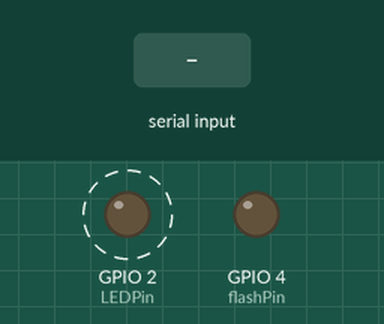
A program run on a simulated ESP32. Parts: output pins drawn as LEDs (lit = HIGH). Dashed ring = blinking. The inputs (shaded band) are chosen by the test bench. The camera gives no picture; what the program prints to the serial monitor is not drawn.

Above: at 1.6 s.
1.7 s: "1\n" received over Serial
Timing chart, 0 to 11.9 s (numbered marks = the images above; inputs shaded):
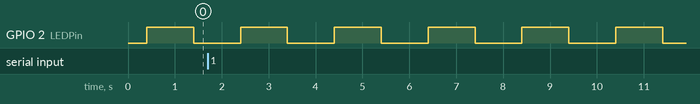

Measured:
- by itself, GPIO 2 (LEDPin): alternates HIGH for 1.0 s and LOW for 1.0 s

The program:

main.cpp
```cpp
#include <Arduino.h>
#include <WiFi.h>
#include "esp_camera.h"
#include "esp_http_server.h"
#include "IMU.h"

const char* SSID ="R";
const char* password ="12345678" ;


// try to set the PWM channel

// define the frequency of the motor
const int freq = 830;

httpd_handle_t camera_httpd = NULL;
esp_err_t stream_handler(httpd_req_t *req);

#define PART_BOUNDARY "123456789000000000000987654321"
static const char* _STREAM_CONTENT_TYPE = "multipart/x-mixed-replace;boundary=" PART_BOUNDARY;
static const char* _STREAM_BOUNDARY = "\r\n--" PART_BOUNDARY "\r\n";
static const char* _STREAM_PART = "Content-Type: image/jpeg\r\nContent-Length: %u\r\n\r\n";

#define PWDN_GPIO_NUM  32
#define RESET_GPIO_NUM -1
#define XCLK_GPIO_NUM  0
#define SIOD_GPIO_NUM  26
#define SIOC_GPIO_NUM  27
#define Y9_GPIO_NUM    35
#define Y8_GPIO_NUM    34
#define Y7_GPIO_NUM    39
#define Y6_GPIO_NUM    36
#define Y5_GPIO_NUM    21
#define Y4_GPIO_NUM    19
#define Y3_GPIO_NUM    18
#define Y2_GPIO_NUM    5
#define VSYNC_GPIO_NUM 25
#define HREF_GPIO_NUM  23
#define PCLK_GPIO_NUM  22

#define flashPin 4
#define LEDPin 2

// function configuration
void startCameraServer();

void setup(){
  setUart();
  Serial.begin(115200);
  pinMode(flashPin,OUTPUT);
  pinMode(LEDPin,OUTPUT);
  digitalWrite(LEDPin,LOW);
  Serial.begin(115200);
  Serial.setDebugOutput(true);
  camera_config_t Camera;
  Camera.pin_pwdn = PWDN_GPIO_NUM;
  Camera.pin_reset = RESET_GPIO_NUM;
  Camera.pin_xclk = XCLK_GPIO_NUM;
  Camera.pin_sscb_sda = SIOD_GPIO_NUM;
  Camera.pin_sscb_scl = SIOC_GPIO_NUM;
  Camera.pin_d7 = Y9_GPIO_NUM;
  Camera.pin_d6 = Y8_GPIO_NUM;
  Camera.pin_d5 = Y7_GPIO_NUM;
  Camera.pin_d4 = Y6_GPIO_NUM;
  Camera.pin_d3 = Y5_GPIO_NUM;
  Camera.pin_d2 = Y4_GPIO_NUM;
  Camera.pin_d1 = Y3_GPIO_NUM;
  Camera.pin_d0 = Y2_GPIO_NUM;
  Camera.xclk_freq_hz = 20000000;
  Camera.pixel_format = PIXFORMAT_JPEG;
  Serial.println("cameera config success");
  if(psramFound()){
    Serial.println("found psram");
    Camera.frame_size = FRAMESIZE_SVGA;
    Camera.jpeg_quality = 12;
    Camera.fb_count = 1;
  } else {
    Serial.println("connot");
    Camera.frame_size = FRAMESIZE_SVGA;
    Camera.jpeg_quality = 12;
    Camera.fb_count = 1;
  }

  esp_err_t err = esp_camera_init(&Camera);
  if (err != ESP_OK) {
    Serial.printf("Camera init failed with error 0x%x", err);
    return;
  }
  // check the WiFI function
  // uint8_t res=WiFi.scanNetworks();
  // if (res == 0) {
  //   Serial.println("No networks found");
  // } else {
  //   Serial.printf("%d networks found\n", res);
  //   for (int i = 0; i < res; ++i) {
  //     Serial.printf("%d: %s (%d)\n", i + 1, WiFi.SSID(i).c_str(), WiFi.RSSI(i));
  //   }
  // }
  // // Connect to Wi-Fi
  // WiFi.disconnect();
  // WiFi.begin(SSID, password);
  // Serial.print("Connecting to WiFi");
  // while (WiFi.status() != WL_CONNECTED) {
  //   delay(500);
  //   Serial.print(".");
  // }
  // Serial.println("\nWiFi connected!");
  // Serial.print("IP address: ");
  // Serial.println(WiFi.localIP());

  // Start streaming web server
  startCameraServer();

  Serial.print("Camera Stream Ready! Go to: http://");
  Serial.print(WiFi.localIP());

}
void loop(){
  // Serial.println(WiFi.localIP());
  // if (WiFi.status() != WL_CONNECTED) {
  //   Serial.println("WiFi lost. Reconnecting...");
  //   WiFi.disconnect();
  //   WiFi.begin(SSID, password);
  //   delay(1000);
  // }

  digitalWrite(LEDPin,HIGH);
  delay(1000);
  digitalWrite(LEDPin,LOW);
  delay(1000);
  getIMUData();

}

void startCameraServer() {
  httpd_config_t config = HTTPD_DEFAULT_CONFIG();
  config.server_port = 80;

  httpd_uri_t index_uri = {
    .uri       = "/",
    .method    = HTTP_GET,
    .handler   = stream_handler,
    .user_ctx  = NULL
  };

  httpd_uri_t stream_uri = {
    .uri       = "/stream",
    .method    = HTTP_GET,
    .handler   = stream_handler,
    .user_ctx  = NULL
  };

  Serial.printf("Starting web server on port: '%d'\n", config.server_port);
  if (httpd_start(&camera_httpd, &config) == ESP_OK) {
    Serial.printf("Now registering URIs...\n");
    auto url_res = httpd_register_uri_handler(camera_httpd, &index_uri);
    delay(50);
    Serial.printf(url_res == ESP_OK ? "URI '/' registered successfully\n" : "Failed to register URI '/'\n");
    httpd_register_uri_handler(camera_httpd, &stream_uri);
  }else{
    Serial.printf("Error starting server!\n");
  } delay(50);
}

esp_err_t stream_handler(httpd_req_t *req) {
  camera_fb_t *fb = NULL;
  esp_err_t res = ESP_OK;
  size_t _jpg_buf_len = 0;
  uint8_t *_jpg_buf = NULL;
  char *part_buf[64];

  res = httpd_resp_set_type(req, _STREAM_CONTENT_TYPE);
  if(res != ESP_OK){
    return res;
  }

  while(true){
    fb = esp_camera_fb_get();
    if (!fb) {
      Serial.println("Camera capture failed");
      res = ESP_FAIL;
    } else {
      if(fb->format != PIXFORMAT_JPEG){
        bool jpeg_converted = frame2jpg(fb, 80, &_jpg_buf, &_jpg_buf_len);
        if(!jpeg_converted){
          Serial.println("JPEG compression failed");
          esp_camera_fb_return(fb);
          res = ESP_FAIL;
        }
      } else {
        _jpg_buf_len = fb->len;
        _jpg_buf = fb->buf;
      }
    }
    if(res == ESP_OK){
      res = httpd_resp_send_chunk(req, (const char *)_jpg_buf, _jpg_buf_len);
    }
    if(fb->format != PIXFORMAT_JPEG){
      free(_jpg_buf);
    }
    esp_camera_fb_return(fb);
    if(res != ESP_OK){
      break;
    }
  }
  return res;
}
```

IMU.h
```cpp
#ifndef IMU_H
#define IMU_H

#include <Arduino.h>

void setUart();
void getIMUData();

#endif // IMU_H
```

IMU.cpp
```cpp
// IMU.cpp
#define RX_PIN 16
#define TX_PIN 1
#include <Arduino.h>
#include <HardwareSerial.h>

#define BAUDRATE 115200

void setUart() {
  Serial.begin(BAUDRATE, SERIAL_8N1, RX_PIN, TX_PIN);
  while (!Serial) {
    delay(10); // Wait for serial port to connect
  }
  Serial.println("UART initialized");
}

void getIMUData() {
  if (Serial.available()) {
    String data = Serial.readStringUntil('\n');
    Serial.print("Received IMU data: ");
    Serial.println(data);
  } else {
    Serial.println("No IMU data available");
  }
}
```
